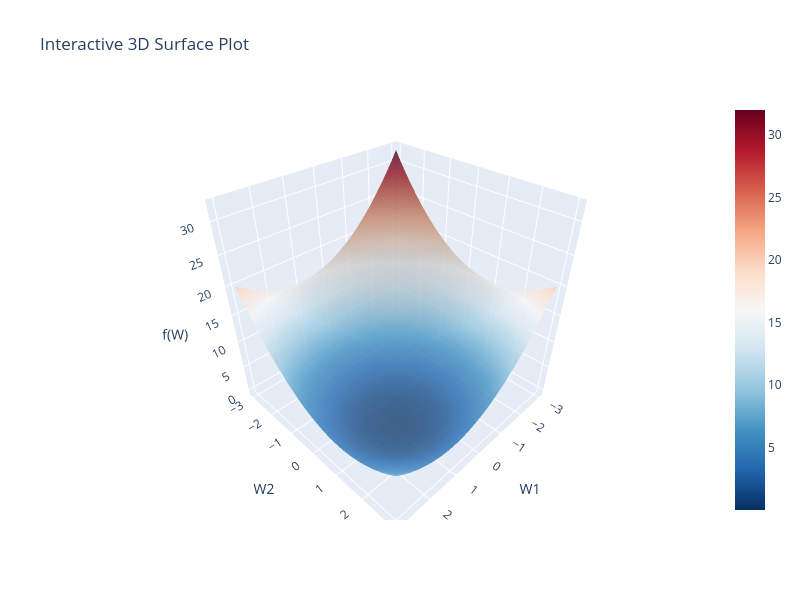

Notebook source saved alongside this figure:
### Code cell
import numpy as np
import torch
import plotly.graph_objects as go

# (Assuming your function 'f' and BOUNDS are defined)
def f(w):
    w1, w2 = w
    return (w1 - 1)**2 + (w2 - 1)**2

BOUNDS_W1 = (-3, 3)
BOUNDS_W2 = (-3, 3)

# Create the data
x_grid = np.linspace(*BOUNDS_W1, 50)
y_grid = np.linspace(*BOUNDS_W2, 50)
X, Y = np.meshgrid(x_grid, y_grid)
Z = np.array([f(torch.tensor([x_val, y_val], dtype=torch.float32)).item() for x_val, y_val in zip(X.flatten(), Y.flatten())]).reshape(X.shape)

# Create the interactive 3D surface plot with a valid Plotly colorscale
fig = go.Figure(data=[go.Surface(z=Z, x=X, y=Y, colorscale='RdBu_r', opacity=0.8)])

fig.update_layout(
    title='Interactive 3D Surface Plot',
    scene=dict(
        xaxis_title='W1',
        yaxis_title='W2',
        zaxis_title='f(W)'
    ),
    autosize=False,
    width=800,
    height=600
)

fig.show()

### Figure 1 — Plotly figure (JSON) as saved in the notebook; plotly's stock layout.template omitted (floating-point values rounded to 4 significant figures; data arrays with more than 128 entries replaced by an {"elided": "..."} marker saying what was removed)
{"data": [{"colorscale": [[0, "rgb(5,48,97)"], [0.1, "rgb(33,102,172)"], [0.2, "rgb(67,147,195)"], [0.3, "rgb(146,197,222)"], [0.4, "rgb(209,229,240)"], [0.5, "rgb(247,247,247)"], [0.6, "rgb(253,219,199)"], [0.7, "rgb(244,165,130)"], [0.8, "rgb(214,96,77)"], [0.9, "rgb(178,24,43)"], [1, "rgb(103,0,31)"]], "opacity": 0.8, "type": "surface", "x": {"elided": "50x50 float values"}, "y": {"elided": "50x50 float values"}, "z": {"elided": "50x50 float values"}}], "layout": {"autosize": false, "height": 600, "scene": {"xaxis": {"title": {"text": "W1"}}, "yaxis": {"title": {"text": "W2"}}, "zaxis": {"title": {"text": "f(W)"}}}, "title": {"text": "Interactive 3D Surface Plot"}, "width": 800}}
